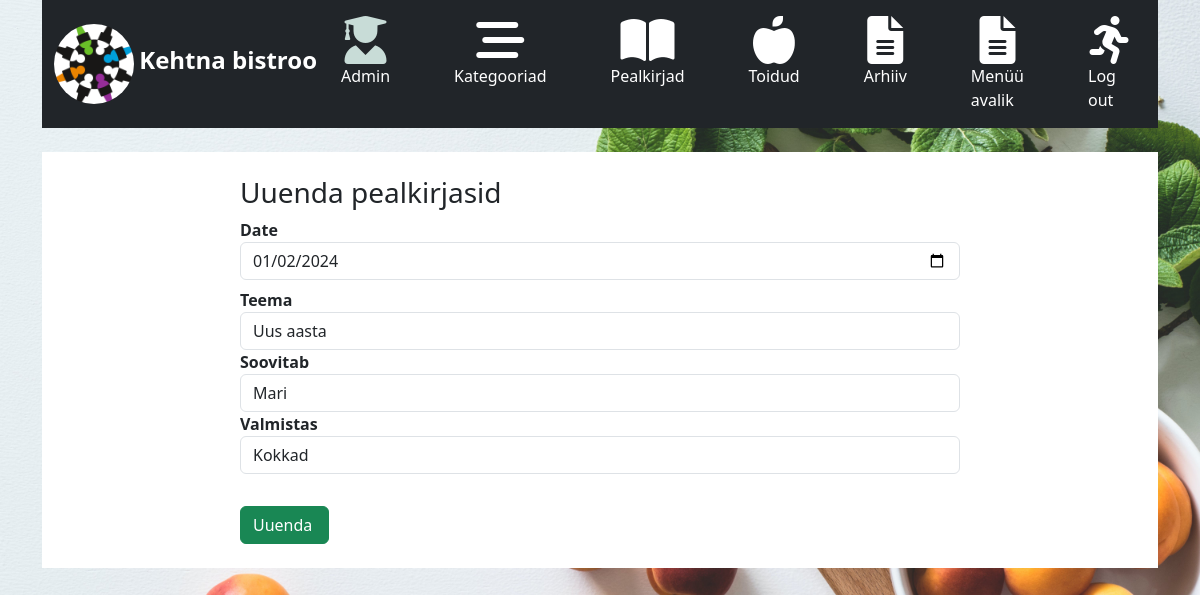
Page /app_admin/menuHeadlines_update/10 on the earlier database version.
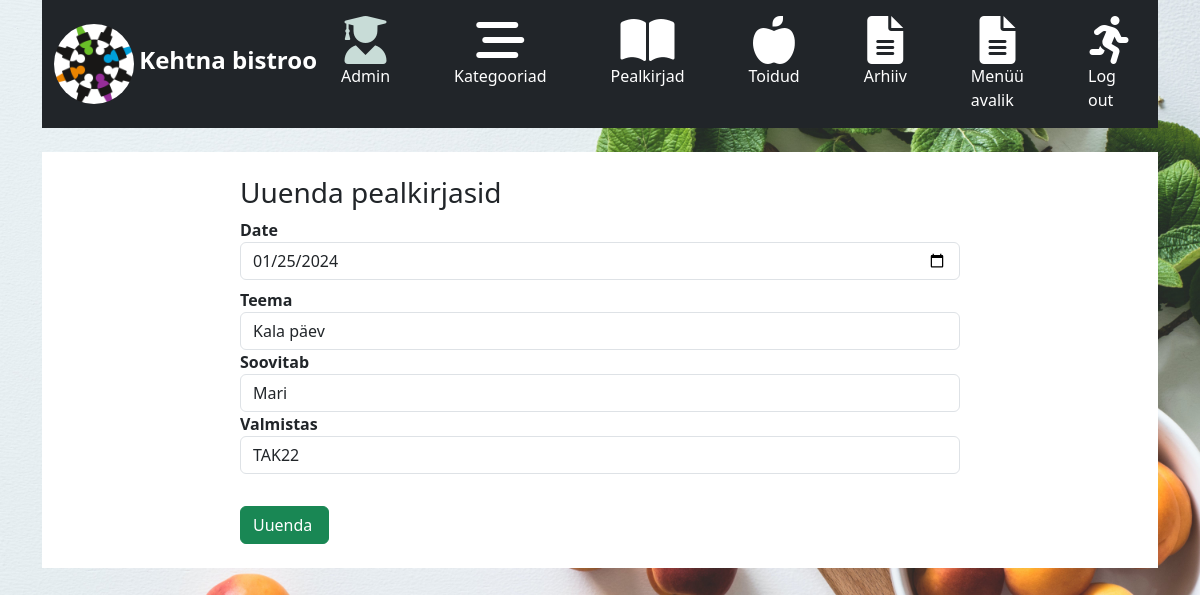
Same page on the later database version.
### app_admin/models.py (models this page shows, shortened)
class MenuHeadlines(models.Model):
    date = models.DateField()
    teema = models.CharField(max_length=255, null=True, blank=True)
    soovitab = models.CharField(max_length=255, null=True, blank=True)
    valmistas = models.CharField(max_length=255, null=True, blank=True)
    class Meta:
        ordering = ['-date']   # - märk annab sorteerimise nii et tuleviku kuupäevad on ennem ja vanemad allpool
        verbose_name_plural = 'menuheadlines'

### app_admin/views.py (the view, shortened to what this page needs)
# urls.py: path('menuHeadlines_update/<int:pk>', views.MenuHeadlinesUpdateView.as_view(), name='menuHeadlines_update'),
class MenuHeadlinesUpdateView(UpdateView):
    template_name = 'app_admin/menuHeadlines_update.html'
    model = MenuHeadlines
    success_url = reverse_lazy('app_admin:menuHeadlines_list')
    form_class = MenuHeadlinesUpdateForm
    context_object_name = 'menuHeadline'
    def get_context_data(self, **kwargs):
        context = super().get_context_data(**kwargs)
        context['update'] = True  # See võimaldab mallis eristada vormi lisamise ja muutmise vahel
        return context

### app_admin/forms.py
class MenuHeadlinesUpdateForm(forms.ModelForm):
    class Meta:
        model = MenuHeadlines
        widgets = {
            'date': forms.TextInput(attrs={'type': 'date', 'class': 'form-control mb-2'}),
            'teema': forms.TextInput(attrs={'type': 'text', 'class': 'form-control'}),
            'soovitab': forms.TextInput(attrs={'type': 'text', 'class': 'form-control'}),
            'valmistas': forms.TextInput(attrs={'type': 'text', 'class': 'form-control'}),
        }
        fields = ('date', 'teema', 'soovitab', 'valmistas')

### app_admin/templates/app_admin/menuHeadlines_update.html (shortened to what this page needs)
{% extends 'base_admin.html' %}
{% block main %}
<br>
<div class="container" style="background-color: white;">
    <div class="row">
        <div class="col-8 mx-auto mt-2">
            <h3>Uuenda pealkirjasid </h3>
            <form method="post" class="form">
                {% for field in form %}
                <div class="form-field">
                    <label for="{{ field.id_for_label }}" class="fw-bold">{{ field.label }}</label>
                    {{ field }}
                </div>
                {% endfor %}
                <br>
                <input type="submit" value="Uuenda " class="btn btn-success mt-2">
            </form>
            <br>
        </div>
    </div>
</div>
{% endblock %}

Differences in the rows shown:
changed MenuHeadlines "Mari": date "01/02/2024" → "01/25/2024"; teema "Uus aasta" → "Kala päev"; valmistas "Kokkad" → "TAK22"
